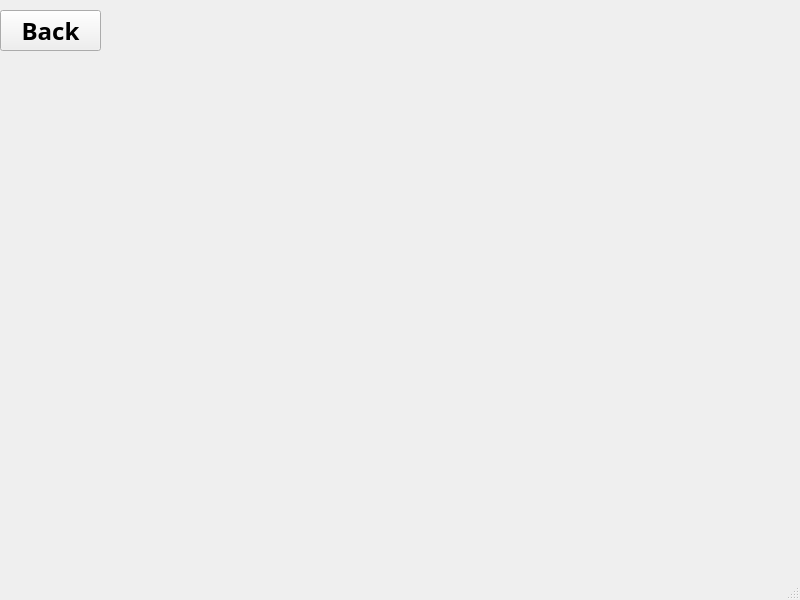
<?xml version="1.0" encoding="UTF-8"?>
<ui version="4.0">
 <class>pageGallery1</class>
 <widget class="QMainWindow" name="pageGallery1">
  <property name="geometry">
   <rect>
    <x>0</x>
    <y>0</y>
    <width>800</width>
    <height>600</height>
   </rect>
  </property>
  <property name="windowTitle">
   <string>MainWindow</string>
  </property>
  <widget class="QWidget" name="centralwidget">
   <widget class="QPushButton" name="pushButton">
    <property name="geometry">
     <rect>
      <x>0</x>
      <y>10</y>
      <width>101</width>
      <height>41</height>
     </rect>
    </property>
    <property name="font">
     <font>
      <family>Segoe Print</family>
      <pointsize>18</pointsize>
      <bold>true</bold>
     </font>
    </property>
    <property name="text">
     <string>Back</string>
    </property>
   </widget>
  </widget>
  <widget class="QMenuBar" name="menubar">
   <property name="geometry">
    <rect>
     <x>0</x>
     <y>0</y>
     <width>800</width>
     <height>26</height>
    </rect>
   </property>
  </widget>
  <widget class="QStatusBar" name="statusbar"/>
 </widget>
 <resources/>
 <connections/>
</ui>
